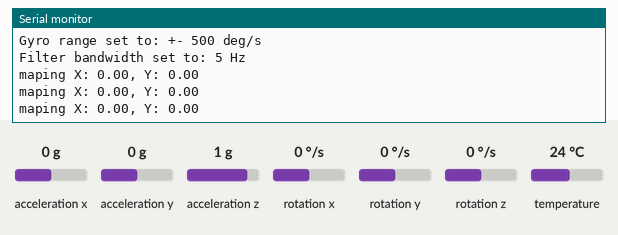
This sketch was run on a simulated Arduino Leonardo, built with avr-gcc and run on an emulated ATmega32U4. On the bench: the last lines printed to the serial monitor. Inputs (shaded band) come from the test bench; at power-on: rotation x 0 °/s, rotation y 0 °/s, acceleration x 0 g, acceleration y 0 g, acceleration z 1 g, rotation z 0 °/s, temperature 24 °C.

Above: at 1.3 s.
1.4 s: rotation x set to -192 °/s
At 2.0 s:
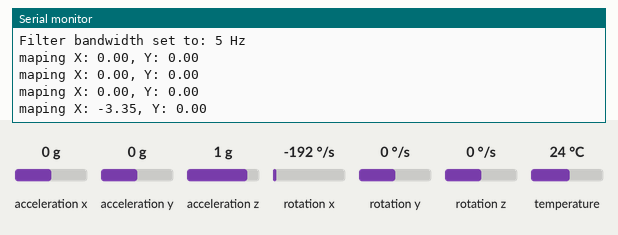
2.9 s: rotation y set to -192 °/s
At 3.6 s:
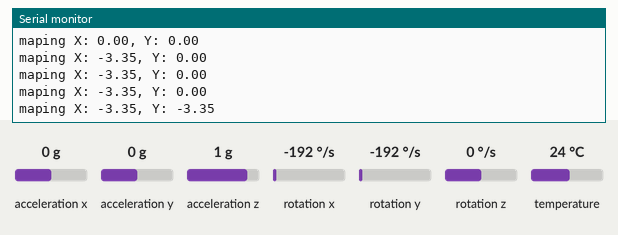
4.4 s: rotation x set to -100 °/s
At 5.1 s:
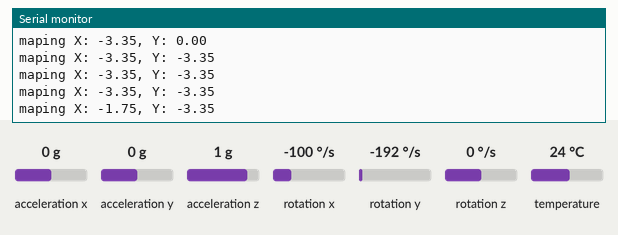
Timing chart, 0 to 7.4 s (numbered marks = the images above; inputs shaded):
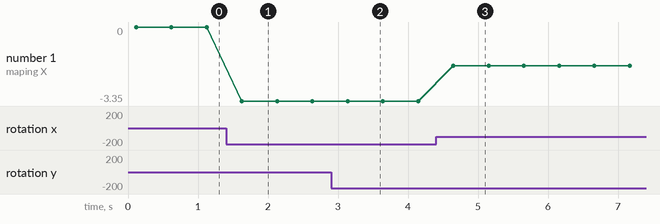

The sketch:

testing_gyro_irvan.ino
```cpp
// Basic demo for accelerometer readings from Adafruit MPU6050

// ESP32 Guide: https://RandomNerdTutorials.com/esp32-mpu-6050-accelerometer-gyroscope-arduino/
// ESP8266 Guide: https://RandomNerdTutorials.com/esp8266-nodemcu-mpu-6050-accelerometer-gyroscope-arduino/
// Arduino Guide: https://RandomNerdTutorials.com/arduino-mpu-6050-accelerometer-gyroscope/

#include <Adafruit_MPU6050.h>
#include <Adafruit_Sensor.h>
#include <Wire.h>


float gyro_x, gyro_y;

Adafruit_MPU6050 mpu;

void setup(void) {
  Serial.begin(115200);
  while (!Serial)
    delay(10); // will pause Zero, Leonardo, etc until serial console opens

  Serial.println("Adafruit MPU6050 test!");

  // Try to initialize!
  if (!mpu.begin()) {
    Serial.println("Failed to find MPU6050 chip");
    while (1) {
      delay(10);
    }
  }
  Serial.println("MPU6050 Found!");

  mpu.setAccelerometerRange(MPU6050_RANGE_8_G);
  Serial.print("Accelerometer range set to: ");
  switch (mpu.getAccelerometerRange()) {
  case MPU6050_RANGE_2_G:
    Serial.println("+-2G");
    break;
  case MPU6050_RANGE_4_G:
    Serial.println("+-4G");
    break;
  case MPU6050_RANGE_8_G:
    Serial.println("+-8G");
    break;
  case MPU6050_RANGE_16_G:
    Serial.println("+-16G");
    break;
  }
  mpu.setGyroRange(MPU6050_RANGE_500_DEG);
  Serial.print("Gyro range set to: ");
  switch (mpu.getGyroRange()) {
  case MPU6050_RANGE_250_DEG:
    Serial.println("+- 250 deg/s");
    break;
  case MPU6050_RANGE_500_DEG:
    Serial.println("+- 500 deg/s");
    break;
  case MPU6050_RANGE_1000_DEG:
    Serial.println("+- 1000 deg/s");
    break;
  case MPU6050_RANGE_2000_DEG:
    Serial.println("+- 2000 deg/s");
    break;
  }

  mpu.setFilterBandwidth(MPU6050_BAND_5_HZ);
  Serial.print("Filter bandwidth set to: ");
  switch (mpu.getFilterBandwidth()) {
  case MPU6050_BAND_260_HZ:
    Serial.println("260 Hz");
    break;
  case MPU6050_BAND_184_HZ:
    Serial.println("184 Hz");
    break;
  case MPU6050_BAND_94_HZ:
    Serial.println("94 Hz");
    break;
  case MPU6050_BAND_44_HZ:
    Serial.println("44 Hz");
    break;
  case MPU6050_BAND_21_HZ:
    Serial.println("21 Hz");
    break;
  case MPU6050_BAND_10_HZ:
    Serial.println("10 Hz");
    break;
  case MPU6050_BAND_5_HZ:
    Serial.println("5 Hz");
    break;
  }

  Serial.println("");
  delay(100);
}

void loop() {
  /* Get new sensor events with the readings */
  sensors_event_t a, g, temp;
  mpu.getEvent(&a, &g, &temp);

  /* Print out the values */
//  Serial.print("Acceleration X: ");
//  Serial.print(a.acceleration.x);
//  Serial.print(", Y: ");
//  Serial.print(a.acceleration.y);
//  Serial.print(", Z: ");
//  Serial.print(a.acceleration.z);
//  Serial.println(" m/s^2");

//  Serial.print("Rotation X: ");
//  Serial.print(g.gyro.x);
//  Serial.print(", Y: ");
//  Serial.print(g.gyro.y);
//  Serial.print(", Z: ");
//  Serial.print(g.gyro.z);
//  Serial.println(" rad/s");

//  Serial.print("Temperature: ");
//  Serial.print(temp.temperature);
//  Serial.println(" degC");
  float gyro_x = g.gyro.x;
  float gyro_y = g.gyro.y;

//  if (_x < 0.00 || _y < 0.00){
//    gyro_x = map(_x, -3, 0, -100, 0);
//    gyro_y = map(_y, -3, 0, -100, 0);
//    }

//  else if (_x < 0.00 || _y < 0.00){
//    gyro_x = map(_x, 0, 3, 0, 100);
//    gyro_y = map(_y, 0, 3, 0, 100);
//  }

  Serial.print("maping X: ");
  Serial.print(gyro_x);
  Serial.print(", Y: ");
  Serial.println(gyro_y);

  Serial.println("");
  delay(500);
}
```

Measured:
- after the input at 1.4 s, the serial monitor: prints a new line after 0.23 s (image 1)
- after the input at 2.9 s, the serial monitor: prints a new line after 0.24 s (image 2)
- after the input at 4.4 s, the serial monitor: prints a new line after 0.25 s (image 3)
- plotted number 1: 0 → -3.35 after the input at 1.4 s, -3.35 → -1.75 after the input at 4.4 s
